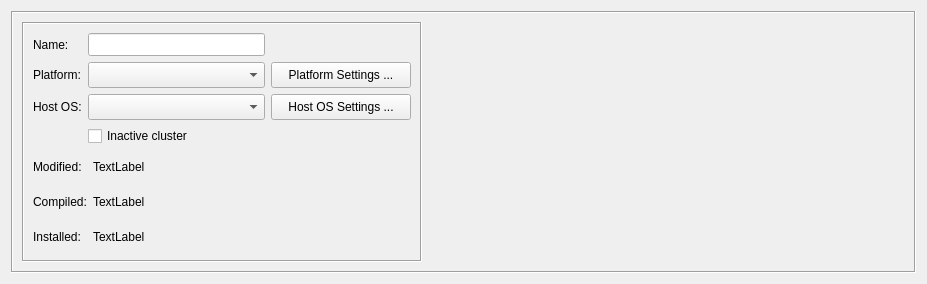
<?xml version="1.0" encoding="UTF-8"?>
<ui version="4.0">
 <class>ClusterDialog_q</class>
 <widget class="QWidget" name="ClusterDialog_q">
  <property name="enabled">
   <bool>true</bool>
  </property>
  <property name="geometry">
   <rect>
    <x>0</x>
    <y>0</y>
    <width>927</width>
    <height>284</height>
   </rect>
  </property>
  <property name="sizePolicy">
   <sizepolicy hsizetype="Preferred" vsizetype="MinimumExpanding">
    <horstretch>0</horstretch>
    <verstretch>0</verstretch>
   </sizepolicy>
  </property>
  <property name="windowTitle">
   <string>Cluster</string>
  </property>
  <layout class="QGridLayout" name="gridLayout_2">
   <item row="0" column="0">
    <widget class="QFrame" name="frame20">
     <property name="frameShape">
      <enum>QFrame::Shape::Box</enum>
     </property>
     <property name="frameShadow">
      <enum>QFrame::Shadow::Sunken</enum>
     </property>
     <layout class="QGridLayout" name="gridLayout">
      <item row="0" column="1">
       <widget class="CommentKeywords" name="commentKeywords" native="true">
        <property name="sizePolicy">
         <sizepolicy hsizetype="Expanding" vsizetype="Expanding">
          <horstretch>0</horstretch>
          <verstretch>0</verstretch>
         </sizepolicy>
        </property>
       </widget>
      </item>
      <item row="0" column="0">
       <widget class="QFrame" name="frame7_2">
        <property name="sizePolicy">
         <sizepolicy hsizetype="Maximum" vsizetype="Preferred">
          <horstretch>0</horstretch>
          <verstretch>0</verstretch>
         </sizepolicy>
        </property>
        <property name="minimumSize">
         <size>
          <width>400</width>
          <height>0</height>
         </size>
        </property>
        <property name="maximumSize">
         <size>
          <width>400</width>
          <height>16777215</height>
         </size>
        </property>
        <property name="frameShape">
         <enum>QFrame::Shape::Box</enum>
        </property>
        <property name="frameShadow">
         <enum>QFrame::Shadow::Sunken</enum>
        </property>
        <layout class="QGridLayout" name="gridLayout_4">
         <item row="2" column="0">
          <layout class="QGridLayout" name="gridLayout_3">
           <item row="2" column="1">
            <widget class="QLabel" name="last_installed">
             <property name="sizePolicy">
              <sizepolicy hsizetype="Minimum" vsizetype="Preferred">
               <horstretch>0</horstretch>
               <verstretch>0</verstretch>
              </sizepolicy>
             </property>
             <property name="text">
              <string>TextLabel</string>
             </property>
            </widget>
           </item>
           <item row="0" column="1">
            <widget class="QLabel" name="last_modified">
             <property name="sizePolicy">
              <sizepolicy hsizetype="Minimum" vsizetype="Preferred">
               <horstretch>0</horstretch>
               <verstretch>0</verstretch>
              </sizepolicy>
             </property>
             <property name="text">
              <string>TextLabel</string>
             </property>
            </widget>
           </item>
           <item row="2" column="0">
            <widget class="QLabel" name="label_3">
             <property name="sizePolicy">
              <sizepolicy hsizetype="Maximum" vsizetype="Preferred">
               <horstretch>0</horstretch>
               <verstretch>0</verstretch>
              </sizepolicy>
             </property>
             <property name="text">
              <string>Installed:</string>
             </property>
            </widget>
           </item>
           <item row="0" column="0">
            <widget class="QLabel" name="label">
             <property name="sizePolicy">
              <sizepolicy hsizetype="Maximum" vsizetype="Preferred">
               <horstretch>0</horstretch>
               <verstretch>0</verstretch>
              </sizepolicy>
             </property>
             <property name="text">
              <string>Modified:</string>
             </property>
            </widget>
           </item>
           <item row="1" column="0">
            <widget class="QLabel" name="label_2">
             <property name="sizePolicy">
              <sizepolicy hsizetype="Maximum" vsizetype="Preferred">
               <horstretch>0</horstretch>
               <verstretch>0</verstretch>
              </sizepolicy>
             </property>
             <property name="text">
              <string>Compiled:</string>
             </property>
            </widget>
           </item>
           <item row="1" column="1">
            <widget class="QLabel" name="last_compiled">
             <property name="sizePolicy">
              <sizepolicy hsizetype="Minimum" vsizetype="Preferred">
               <horstretch>0</horstretch>
               <verstretch>0</verstretch>
              </sizepolicy>
             </property>
             <property name="text">
              <string>TextLabel</string>
             </property>
            </widget>
           </item>
          </layout>
         </item>
         <item row="1" column="0">
          <layout class="QGridLayout">
           <item row="3" column="2">
            <widget class="QPushButton" name="osAdvanced">
             <property name="sizePolicy">
              <sizepolicy hsizetype="Minimum" vsizetype="Fixed">
               <horstretch>0</horstretch>
               <verstretch>0</verstretch>
              </sizepolicy>
             </property>
             <property name="minimumSize">
              <size>
               <width>140</width>
               <height>0</height>
              </size>
             </property>
             <property name="maximumSize">
              <size>
               <width>32767</width>
               <height>32767</height>
              </size>
             </property>
             <property name="text">
              <string>Host OS Settings ...</string>
             </property>
            </widget>
           </item>
           <item row="3" column="1">
            <widget class="QComboBox" name="hostOS">
             <property name="sizePolicy">
              <sizepolicy hsizetype="Minimum" vsizetype="Fixed">
               <horstretch>0</horstretch>
               <verstretch>0</verstretch>
              </sizepolicy>
             </property>
             <property name="minimumSize">
              <size>
               <width>100</width>
               <height>26</height>
              </size>
             </property>
            </widget>
           </item>
           <item row="2" column="2">
            <widget class="QPushButton" name="fwAdvanced">
             <property name="sizePolicy">
              <sizepolicy hsizetype="Minimum" vsizetype="Fixed">
               <horstretch>0</horstretch>
               <verstretch>0</verstretch>
              </sizepolicy>
             </property>
             <property name="minimumSize">
              <size>
               <width>140</width>
               <height>0</height>
              </size>
             </property>
             <property name="maximumSize">
              <size>
               <width>32767</width>
               <height>32767</height>
              </size>
             </property>
             <property name="text">
              <string>Platform Settings ...</string>
             </property>
            </widget>
           </item>
           <item row="2" column="1">
            <widget class="QComboBox" name="platform">
             <property name="sizePolicy">
              <sizepolicy hsizetype="Minimum" vsizetype="Fixed">
               <horstretch>0</horstretch>
               <verstretch>0</verstretch>
              </sizepolicy>
             </property>
             <property name="minimumSize">
              <size>
               <width>100</width>
               <height>26</height>
              </size>
             </property>
            </widget>
           </item>
           <item row="2" column="0">
            <widget class="QLabel" name="textLabel1_3_2_2">
             <property name="sizePolicy">
              <sizepolicy hsizetype="Minimum" vsizetype="Preferred">
               <horstretch>0</horstretch>
               <verstretch>0</verstretch>
              </sizepolicy>
             </property>
             <property name="maximumSize">
              <size>
               <width>32767</width>
               <height>32767</height>
              </size>
             </property>
             <property name="text">
              <string>Platform:</string>
             </property>
             <property name="wordWrap">
              <bool>false</bool>
             </property>
            </widget>
           </item>
           <item row="3" column="0">
            <widget class="QLabel" name="textLabel2_3_2_2">
             <property name="sizePolicy">
              <sizepolicy hsizetype="Minimum" vsizetype="Preferred">
               <horstretch>0</horstretch>
               <verstretch>0</verstretch>
              </sizepolicy>
             </property>
             <property name="maximumSize">
              <size>
               <width>32767</width>
               <height>32767</height>
              </size>
             </property>
             <property name="text">
              <string>Host OS:</string>
             </property>
             <property name="wordWrap">
              <bool>false</bool>
             </property>
            </widget>
           </item>
           <item row="0" column="0">
            <widget class="QLabel" name="textLabel1_4_2">
             <property name="sizePolicy">
              <sizepolicy hsizetype="Minimum" vsizetype="Preferred">
               <horstretch>0</horstretch>
               <verstretch>0</verstretch>
              </sizepolicy>
             </property>
             <property name="maximumSize">
              <size>
               <width>32767</width>
               <height>32767</height>
              </size>
             </property>
             <property name="text">
              <string>Name:</string>
             </property>
             <property name="wordWrap">
              <bool>false</bool>
             </property>
            </widget>
           </item>
           <item row="0" column="1">
            <widget class="QLineEdit" name="obj_name">
             <property name="sizePolicy">
              <sizepolicy hsizetype="Preferred" vsizetype="Fixed">
               <horstretch>1</horstretch>
               <verstretch>0</verstretch>
              </sizepolicy>
             </property>
             <property name="minimumSize">
              <size>
               <width>100</width>
               <height>23</height>
              </size>
             </property>
            </widget>
           </item>
           <item row="4" column="1">
            <widget class="QCheckBox" name="inactive">
             <property name="sizePolicy">
              <sizepolicy hsizetype="Fixed" vsizetype="Fixed">
               <horstretch>0</horstretch>
               <verstretch>0</verstretch>
              </sizepolicy>
             </property>
             <property name="minimumSize">
              <size>
               <width>215</width>
               <height>0</height>
              </size>
             </property>
             <property name="maximumSize">
              <size>
               <width>215</width>
               <height>16777215</height>
              </size>
             </property>
             <property name="toolTip">
              <string>Skip this cluster, and every member of it, when several
firewalls are compiled or installed at once.  The cluster
stays in the tree and can still be compiled on its own.</string>
             </property>
             <property name="text">
              <string>Inactive cluster</string>
             </property>
            </widget>
           </item>
          </layout>
         </item>
        </layout>
       </widget>
      </item>
     </layout>
    </widget>
   </item>
  </layout>
 </widget>
 <customwidgets>
  <customwidget>
   <class>CommentKeywords</class>
   <container>1</container>
  </customwidget>
 </customwidgets>
 <tabstops>
  <tabstop>obj_name</tabstop>
  <tabstop>platform</tabstop>
  <tabstop>hostOS</tabstop>
 </tabstops>
 <resources/>
 <connections>
  <connection>
   <sender>fwAdvanced</sender>
   <signal>clicked()</signal>
   <receiver>FirewallDialog_q</receiver>
   <slot>openFWDialog()</slot>
   <hints>
    <hint type="sourcelabel">
     <x>20</x>
     <y>20</y>
    </hint>
    <hint type="destinationlabel">
     <x>20</x>
     <y>20</y>
    </hint>
   </hints>
  </connection>
  <connection>
   <sender>osAdvanced</sender>
   <signal>clicked()</signal>
   <receiver>FirewallDialog_q</receiver>
   <slot>openOSDialog()</slot>
   <hints>
    <hint type="sourcelabel">
     <x>20</x>
     <y>20</y>
    </hint>
    <hint type="destinationlabel">
     <x>20</x>
     <y>20</y>
    </hint>
   </hints>
  </connection>
 </connections>
 <slots>
  <slot>platformChanged()</slot>
  <slot>hostOSChanged()</slot>
  <slot>changed()</slot>
 </slots>
</ui>
